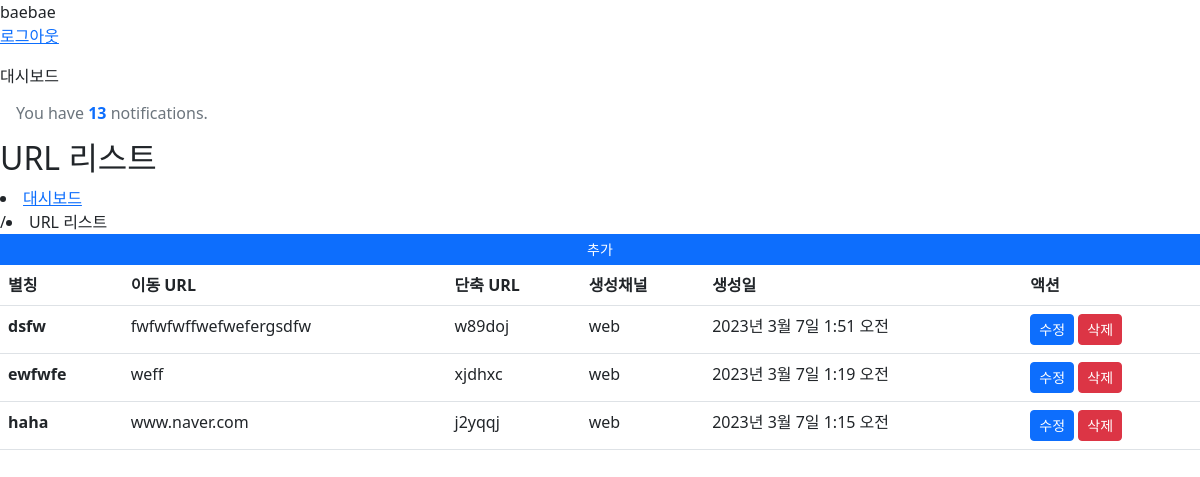
The app's page /urls/ (signed in) with its own data.
### shortener/models.py (models this page shows)
class Users(AbstractUser):
    full_name = models.CharField(max_length=100, null=True)
    pay_plan = models.ForeignKey(PayPlan, on_delete=models.DO_NOTHING, null=True)

class ShortenerUrls(models.Model):
    class UrlCreatedVia(models.TextChoices): # class for creating enumerating text choices
        WEBSITE = "web"
        TELEGRAM = "telegram"
    def rand_string():
        str_pool = string.digits + string.ascii_letters
        return ("".join([random.choice(str_pool) for _ in range(6)]).lower())
    nick_name = models.CharField(max_length=100)
    created_by = models.ForeignKey(Users, on_delete=models.CASCADE)
    target_url = models.CharField(max_length=2000)
    shortened_url = models.CharField(max_length=6, default=rand_string)
    created_via = models.CharField(max_length=8, choices=UrlCreatedVia.choices, default=UrlCreatedVia.WEBSITE)
    updated_at = models.DateTimeField(auto_now=True)
    created_at = models.DateTimeField(auto_now_add=True)

### shortener/views.py (the view)
# urls.py: path('urls/', url_list, name='url_list'),
def url_list(request):
    get_list = ShortenerUrls.objects.order_by("-created_at").all()
    return render(request, "url_list.html", {"list":get_list})

### templates/url_list.html (shortened to what this page needs)
{% extends 'base.html' %}
{% block main_breadscumb %}대시보드{% endblock %}
{% block sub_breadscumb_highlight %}URL 리스트{% endblock %}
{% block sub_breadscumb %}URL 리스트{% endblock %}
{% block content %}
<div class="row">
    <div class="col-xl-12">
        <div class="card-header">
            <div class="row">
                <a href="{% url 'url_create' %}" class="btn btn-primary btn-sm font-size-12 float-right">
                    추가
                  </a>
            </div>
        </div>
        <div class="table-responsive">
            <table class="table">
                <thead class="thead-light">
                    <tr>
                        <th scope="col">별칭</th>
                        <th scope="col">이동 URL</th>
                        <th scope="col">단축 URL</th>
                        <th scope="col">생성채널</th>
                        <th scope="col">생성일</th>
                        <th class="col">액션</th>
                    </tr>
                </thead>
                <tbody>
            {% for l in list%}
                    <th scope="row">{{ l.nick_name }}</th>
              <td>{{ l.target_url }}</td>
              <td>{{ l.shortened_url }}</td>
              <td>{{ l.created_via }}</td>
              <td>{{ l.created_at }}</td>
              <td>
                <form action="/urls/delete/{{ l.id }}/" method="POST">
                  <a href="/urls/update/{{ l.id }}/" class="btn btn-sm btn-primary">
                    수정
                  </a>
                  <button type="submit" class="btn btn-sm btn-danger" onclick="return confirm('정말 삭제 하시겠습니까?');">
                    삭제
                  </button>
                </form>
              </td>
            {% endfor %}
                </tbody>
            </table>
        </div>
    </div>
</div>
{% endblock %}

### templates/base.html (shortened to what this page needs)
<!DOCTYPE html>
<html lang="en">
    <head>
        <link href="https://cdn.jsdelivr.net/npm/bootstrap@5.2.3/dist/css/bootstrap.min.css" rel="stylesheet">
    </head>
<body>
    {{ user.username }} <br>
    {% if user.is_authenticated %}
    <p><a href="{% url 'logout' %}">로그아웃</a></p>
    {% else %}
    <p><a href="{% url 'login' %}">로그인</a></p>
    <p><a href="{% url 'register' %}">회원가입</a></p>
    {% endif %}
    {% include 'includes/nav.html' %}
    {% include 'includes/top_nav.html' %}
    <h6 class="h2">{% block sub_breadscumb_highlight %}{% endblock %}</h6>
    <li class="breadcrumb-item"><a href="#">{% block main_breadscumb %}{% endblock %}</a></li>
    <li class="breadcrumb-item active">{% block sub_breadscumb %}{% endblock %}</li>
    {% block content %}
    {% endblock %}
</body>
</html>

### records on screen
Users: username "baebae"
ShortenerUrls: nick_name "dsfw", target_url "fwfwfwffwefwefergsdfw", shortened_url "w89doj", created_via "web", created_at "2023년 3월 7일 1:51 오전"
ShortenerUrls: nick_name "ewfwfe", target_url "weff", shortened_url "xjdhxc", created_via "web", created_at "2023년 3월 7일 1:19 오전"
ShortenerUrls: nick_name "haha", target_url "www.naver.com", shortened_url "j2yqqj", created_via "web", created_at "2023년 3월 7일 1:15 오전"
